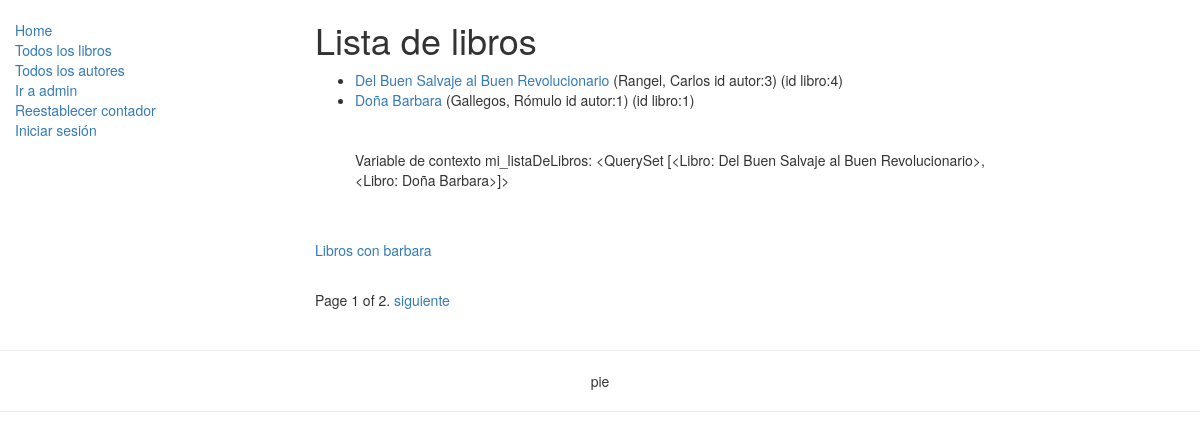
Page /catalogo/libros/ on the committed database.
### catalogo/models.py (models this page shows, shortened)
class Libro(models.Model):
    titulo = models.CharField(max_length=200)
    autor = models.ForeignKey('Autor', on_delete=models.SET_NULL, null=True)
    descripcion = models.TextField(max_length=1000, help_text="Ingrese una breve descripción del libro")
    isbn = models.CharField('ISBN',max_length=13, help_text='13 Caracteres <a href="https://www.isbn-international.org/content/what-isbn">ISBN number</a>')
    genero = models.ManyToManyField(Genero, help_text="Seleccione un genero para este libro")
    lenguaje = models.ForeignKey('Lenguaje', on_delete=models.SET_NULL, null=True)
    def __str__(self):
        return self.titulo
    def get_absolute_url(self):
        return reverse('detallesDeLibro', args=[str(self.id)])#Para las vistas detalladas que requieren el id de una instancia de este modelo como parámetro en la url, el parámetro name de la función path en el mapeador urls.py debe tener este #nombre ('detallesDeLibro') de url respectivo a dicha vista detallada genérica, de lo contrario se presentará la excepción: Reverse for 'detallesDeLibro' not found. 'libroDetalles' is not a valid view function or pattern name.
    class Meta:
        ordering = ['titulo', 'autor']
    def mostrar_genero(self):
        return ', '.join([ genero.nombre for genero in self.genero.all()[:3] ])
    mostrar_genero.short_description = 'Genero'

class Autor(models.Model):
    nombre = models.CharField(max_length=100)
    apellido = models.CharField(max_length=100)
    nacimiento = models.DateField(null=True, blank=True)
    muerte = models.DateField('Muerte', null=True, blank=True)
    def __str__(self):
        return '%s, %s' % (self.apellido, self.nombre)
    class Meta:
        ordering = ['apellido']

### catalogo/views.py (the view)
# urls.py: urlpatterns = [path('', views.inicio, name='vistaHome'), path('libros/', views.LibroVistaLista.as_view(), name='todosLoslibros'), path('libros/conbarbara', views.LibroVistaListaConBarbara.as_view(), n
class LibroVistaLista(generic.ListView): # ,LoginRequiredMixin):
    model = Libro
    context_object_name = 'mi_listaDeLibros'#Atributo opcional: si no lo uso, la variable de contexto del objeto en la plantilla para esta vista, será automáticamente libro_list, es decir, nombreDelModeloEnMinuscula_list.
    template_name = 'catalogo/todosLosLibros.html' #Atributo opcional. En caso de usar solamente una clase, el nombre por defecto de su plantilla única será:
    paginate_by = 2 #Paginación en grupo de dos objetos libro.

### catalogo/templates/catalogo/todosLosLibros.html (shortened to what this page needs)
{% extends "base1.html" %}
{% block content %}
    <h1>Lista de libros</h1>
    {% if mi_listaDeLibros %}
    <ul>
      {% for objetoNomArbitr in mi_listaDeLibros %}
      <li>
        <a href="{{ objetoNomArbitr.get_absolute_url }}">{{ objetoNomArbitr.titulo }}</a> ({{objetoNomArbitr.autor}} id autor:{{ objetoNomArbitr.autor.id }}) (id libro:{{ objetoNomArbitr.id }})
      </li>
      {% endfor %}
    <br>
    <br>
    <p>Variable de contexto mi_listaDeLibros: {{ mi_listaDeLibros }}</p>
    </ul>
    <br>
    {% else %}
      <p>No hay libros en la biblioteca.</p>
    {% endif %}
    <br>
    <p><a href="{% url 'librosConBarbara' %}">Libros con barbara</a></p>
{% endblock %}

### rows in the picture
Libro: titulo "Del Buen Salvaje al Buen Revolucionario", autor "Rangel, Carlos", autor.id "3", id "4", titulo.titulo "<QuerySet [<Libro: Del Buen Salvaje al Buen Revolucionario>, <Libro: Doña Barbara>]>"
Libro: titulo "Doña Barbara", autor "Gallegos, Rómulo", autor.id "1", id "1"

### other values in the picture
{{ page_obj.number }} "1"
{{ page_obj.paginator.num_pages }} "2"
